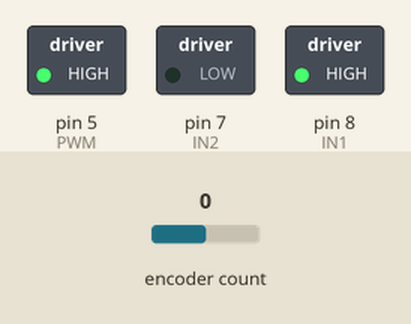
This sketch was run on a simulated Arduino Uno, built with avr-gcc and run on an emulated ATmega328P. Shown: switched loads named in the sketch (green lamp = pin HIGH). Inputs (shaded band) come from the test bench; at power-on: encoder count 0. What the sketch prints to the serial monitor is not drawn.

Above: at 0.1 s.
Timing chart, 0 to 1.6 s (numbered marks = the images above):
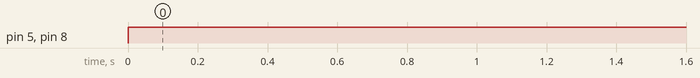

The sketch:

Motor_With_Encoder_Uno.ino
```cpp
#include <Encoder.h>

#define IN1 8
#define IN2 7
#define PWM 5
#define EN_A 2
#define EN_B 3
#define STBY 4

//Declare encoder function
Encoder Enc(EN_A, EN_B);

//Time variables
long previousMillis = 0;
long currentMillis = 0;

//Encoder variables
volatile long currentEncoder;
volatile long previousEncoder = 0;
volatile long oldPosition = 0;
volatile long newPosition;

long positionMain  = -999;
int rotation=0;
float old_rot_speed=0;
const int Encoder_1_round = 44; //define number of pulses in one round of encoder


float rot_speed;           //rotating speed in rad/s
const int interval = 5; //choose interval is 1 second (1000 milliseconds)

void setup()
{
  // put your setup code here, to run once:
  Serial.begin(57600); //Set the band rate to your Bluetooth module.
  pinMode(IN1, OUTPUT);
  pinMode(IN2, OUTPUT);
  pinMode(PWM, OUTPUT);
  pinMode(EN_A, INPUT_PULLUP);
  pinMode(EN_B,  INPUT_PULLUP);
  Serial.println("Speed Test");
}
/*float read_speed(void)
{
    //read velocity of selected motor
    //return velocity in rad/s

    currentEncoder = Enc.read();
    currentMillis = millis();

    if (currentMillis - previousMillis >= interval)
    {
        previousMillis = currentMillis;
        rot_speed = (float)((currentEncoder - previousEncoder)*100*60/(Encoder_1_round));
        previousEncoder = currentEncoder;
        return rot_speed;
    }
}*/
void w(int rotation, int direct)
{
    //Control rotation of motor
    //variable "rotation" gets value from 0 (0% power) to 255 (100% power)
    analogWrite(PWM, rotation);
    if (direct == 1)
    {
        digitalWrite(IN1, HIGH);
        digitalWrite(IN2, LOW);
    }
    else if (direct == -1)
    {
        digitalWrite(IN1, LOW);
        digitalWrite(IN2, HIGH);
    }
}

void loop() {
digitalWrite(STBY,HIGH);
w(255,1);

    //read velocity of selected motor
    //return velocity in rad/s

    currentEncoder = Enc.read();
    currentMillis = millis();

    if (currentMillis - previousMillis >= interval)
    {
        previousMillis = currentMillis;
        rot_speed = (float)((currentEncoder - previousEncoder)*200*60/(Encoder_1_round));
        previousEncoder = currentEncoder;
        Serial.print("Speed=\t");
        Serial.print(rot_speed);
        Serial.print("\t");
        Serial.print(millis());
        Serial.println();
    }
//float new_rot_speed;
//new_rot_speed=read_speed();
//if (new_rot_speed != old_rot_speed) {
//Serial.print("Speed=\t");
//Serial.print(new_rot_speed);
//Serial.print("\t");
//Serial.print(millis());
//Serial.println();
//old_rot_speed = new_rot_speed;
}
```

Measured:
- by itself, pin 5 (PWM), pin 8 (IN1): LOW → HIGH at 0.00 s
